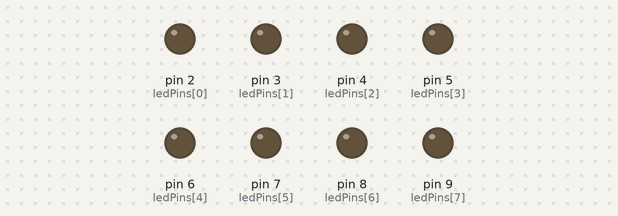
The sketch below on a simulated Arduino Uno, built with avr-gcc and run on an emulated ATmega328P. Shown: output pins drawn as LEDs (lit = HIGH).

Above: at 0.1 s.
At 3.3 s:
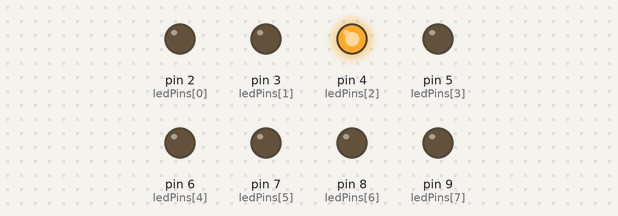
At 11.0 s:
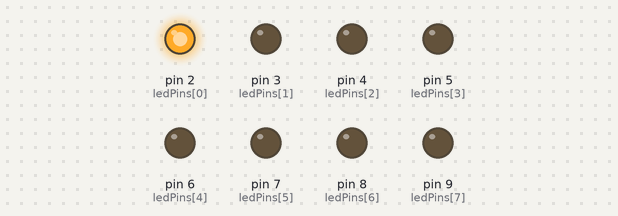
At 17.4 s:
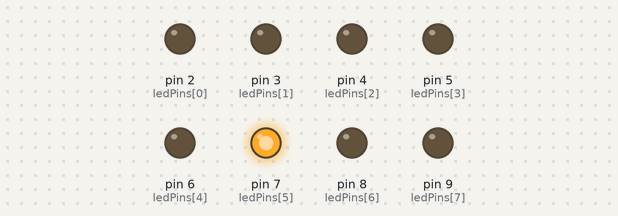
At 39.2 s:
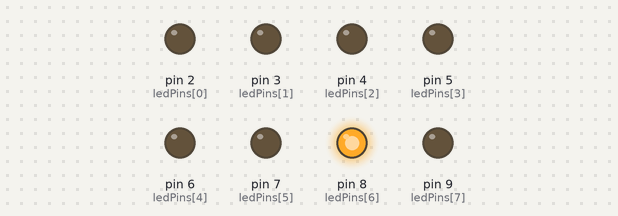
Timing chart, 0 to 40.0 s (numbered marks = the images above):
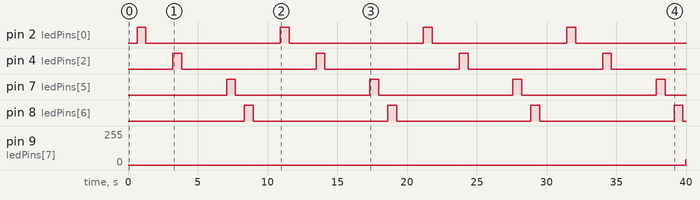

The sketch:

Light_Circ_02.ino
```cpp
int ledPins[] = {2,3,4,5,6,7,8,9};

void setup() {
  for(int i = 0; i < 8; i++) {
    pinMode(ledPins[i],OUTPUT);
  }
}

void loop() {
  //oneAfterAnotherLoop();
  //allBlinkAtSameTime();
  //allUnblinkAtSameTime();
  adjustBrightness();
}

void adjustBrightness() {
  for(int i=0; i<8; i++) {
    for(int j=0; j<256; j+=1) {
      delay(5);
      analogWrite(ledPins[i], j);
    }
    analogWrite(ledPins[i], 0);
  }
}

void oneAfterAnotherLoop() {
  int delayTime = 50;

  for(int i = 0; i<8; i++) {
    delay(delayTime);
    digitalWrite(ledPins[i], HIGH);
    delay(delayTime);
    digitalWrite(ledPins[i], LOW);
  }
}

void allBlinkAtSameTime() {
  delay(100);
  for(int i=0; i < 8; i++) {
    digitalWrite(ledPins[i], HIGH);
  }
}

void allUnblinkAtSameTime() {
  delay(100);
  for(int i=0; i < 8; i++) {
    digitalWrite(ledPins[i], LOW);
  }
}
```

Measured:
- by itself, pin 2 (ledPins[0]), pin 4 (ledPins[2]), pin 7 (ledPins[5]), pin 8 (ledPins[6]): alternates HIGH for 0.64 s and LOW for 9.6 s
- by itself, pin 9 (ledPins[7]): 0/255 → 41/255 at 40.0 s
